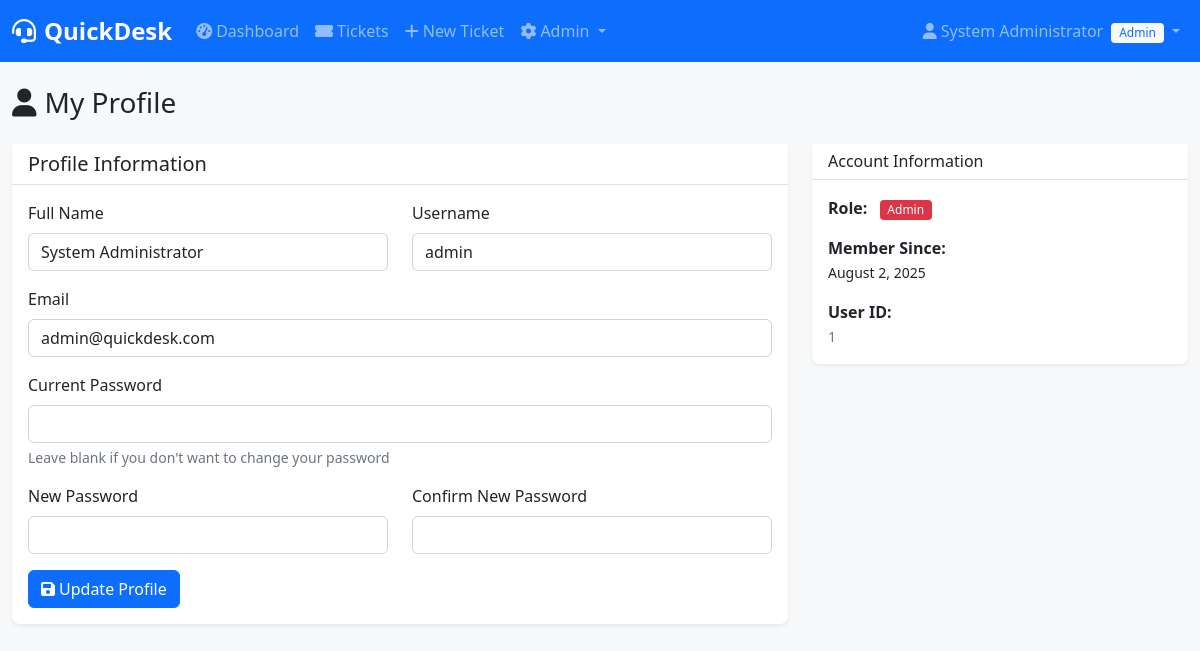
Screenshot of /index.php?page=profile (signed in) with the database file from the repository.
### tables this page shows
CREATE TABLE users (
    id INT PRIMARY KEY AUTO_INCREMENT,
    username VARCHAR(50) UNIQUE NOT NULL,
    email VARCHAR(100) UNIQUE NOT NULL,
    password VARCHAR(255) NOT NULL,
    full_name VARCHAR(100) NOT NULL,
    role ENUM('user', 'agent', 'admin') DEFAULT 'user',
    created_at TIMESTAMP DEFAULT CURRENT_TIMESTAMP,
    updated_at TIMESTAMP DEFAULT CURRENT_TIMESTAMP ON UPDATE CURRENT_TIMESTAMP,
    is_active BOOLEAN DEFAULT TRUE
);

### config/config.php (called while the page is built, shortened)
<?php
spl_autoload_register(function ($class) {
    $file = __DIR__ . '/../classes/' . $class . '.php';
});
?>

### config/database.php (called while the page is built, shortened)
<?php
class Database {
    private $host = 'localhost';
    private $db_name = 'quickdesk';
    private $username = 'root';
    private $password = '';
    private $conn;
    public function getConnection() {
        $this->conn = null;
        try {
            $this->conn = new PDO(
                "mysql:host=" . $this->host . ";dbname=" . $this->db_name . ";charset=utf8",
                $this->username,
                $this->password
            );
            $this->conn->setAttribute(PDO::ATTR_ERRMODE, PDO::ERRMODE_EXCEPTION);
            $this->conn->setAttribute(PDO::ATTR_DEFAULT_FETCH_MODE, PDO::FETCH_ASSOC);
            $this->createTablesIfNotExist();
        } catch(PDOException $exception) {
            die("Connection error: " . $exception->getMessage());
        }
        return $this->conn;
    }
    private function createTablesIfNotExist() {
        try {
            $stmt = $this->conn->query("SHOW TABLES LIKE 'users'");
        } catch(PDOException $e) {
            $this->createTables();
        }
    }
}
?>

### classes/User.php (called while the page is built, shortened)
<?php
require_once __DIR__ . '/../config/database.php';
class User {
    private $conn;
    private $table = 'users';
    public function __construct() {
        $database = new Database();
        $this->conn = $database->getConnection();
    }
    public function getUserById($id) {
        try {
            $query = "SELECT id, username, email, full_name, role, created_at FROM " . $this->table . " WHERE id = :id";
            $stmt = $this->conn->prepare($query);
            $stmt->bindParam(':id', $id);
            $stmt->execute();
            return $stmt->fetch();
        } catch (Exception $e) {
            return null;
        }
    }
}
?>

### pages/profile.php (the view, shortened to what this page needs)
<?php
$user_obj = new User();
$current_user = $user_obj->getUserById($_SESSION['user_id']);
?>
<div class="row">
    <div class="col-12">
        <h1 class="h3 mb-4">
            <i class="fas fa-user me-2"></i>My Profile
        </h1>
    </div>
</div>
<div class="row">
    <div class="col-lg-8">
        <div class="card">
            <div class="card-header">
                <h5 class="mb-0">Profile Information</h5>
            </div>
            <div class="card-body">
                <form method="POST">
                    <div class="row">
                        <div class="col-md-6">
                            <div class="mb-3">
                                <label for="full_name" class="form-label">Full Name</label>
                                <input type="text" class="form-control" id="full_name" name="full_name"
                                       value="<?= htmlspecialchars($current_user['full_name']) ?>" required>
                            </div>
                        </div>
                        <div class="col-md-6">
                            <div class="mb-3">
                                <label for="username" class="form-label">Username</label>
                                <input type="text" class="form-control" id="username" name="username"
                                       value="<?= htmlspecialchars($current_user['username']) ?>" required>
                            </div>
                        </div>
                    </div>
                    <div class="mb-3">
                        <label for="email" class="form-label">Email</label>
                        <input type="email" class="form-control" id="email" name="email"
                               value="<?= htmlspecialchars($current_user['email']) ?>" required>
                    </div>
                    <div class="mb-3">
                        <label for="current_password" class="form-label">Current Password</label>
                        <input type="password" class="form-control" id="current_password" name="current_password">
                        <div class="form-text">Leave blank if you don't want to change your password</div>
                    </div>
                    <div class="row">
                        <div class="col-md-6">
                            <div class="mb-3">
                                <label for="new_password" class="form-label">New Password</label>
                                <input type="password" class="form-control" id="new_password" name="new_password">
                            </div>
                        </div>
                        <div class="col-md-6">
                            <div class="mb-3">
                                <label for="confirm_password" class="form-label">Confirm New Password</label>
                                <input type="password" class="form-control" id="confirm_password" name="confirm_password">
                            </div>
                        </div>
                    </div>
                    <button type="submit" class="btn btn-primary">
                        <i class="fas fa-save me-1"></i>Update Profile
                    </button>
                </form>
            </div>
        </div>
    </div>
    <div class="col-lg-4">
        <div class="card">
            <div class="card-header">
                <h6 class="mb-0">Account Information</h6>
            </div>
            <div class="card-body">
                <div class="mb-3">
                    <strong>Role:</strong>
                    <span class="badge bg-<?= getRoleColor($current_user['role']) ?> ms-2">
                        <?= ucfirst($current_user['role']) ?>
                    </span>
                </div>
                <div class="mb-3">
                    <strong>Member Since:</strong><br>
                    <small><?= date('F j, Y', strtotime($current_user['created_at'])) ?></small>
                </div>
                <div class="mb-0">
                    <strong>User ID:</strong><br>
                    <small class="text-muted"><?= $current_user['id'] ?></small>
                </div>
            </div>
        </div>
    </div>
</div>
<?php
function getRoleColor($role) {
    switch ($role) {
        case 'admin': return 'danger';
    }
}
?>

### assets/css/style.css (style rules this page uses)
:root { --primary-color: #0d6efd; --secondary-color: #6c757d; --success-color: #198754; --danger-color: #dc3545; --warning-color: #ffc107; --info-color: #0dcaf0; --light-color: #f8f9fa; --dark-color: #212529; }
body { background-color: #f8f9fa; font-family: "Segoe UI", Tahoma, Geneva, Verdana, sans-serif; }
.card { border: none; box-shadow: 0 0.125rem 0.25rem rgba(0, 0, 0, 0.075); border-radius: 0.5rem; }
.card-header { background-color: #fff; border-bottom: 1px solid #dee2e6; font-weight: 600; }
.badge { font-size: 0.75rem; font-weight: 500; }
.btn { border-radius: 0.375rem; font-weight: 500; }
.form-control, .form-select { border-radius: 0.375rem; border: 1px solid #ced4da; }

### rows the page displays
users: full_name "System Administrator", username "admin", email "admin@quickdesk.com", role "Admin", created_at "August 2, 2025", id "1"

### other values shown
$user['full_name'] "System Administrator"
$user['role'] "Admin"
